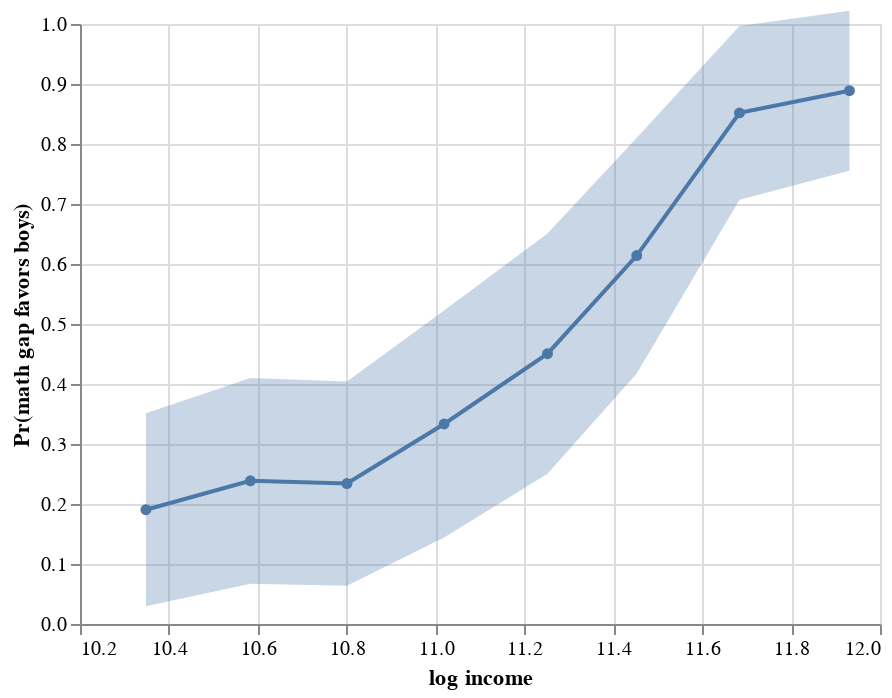

This figure's notebook cell:
### Markdown cell above
We can plot these proportions, with standard deviations, as functions of income. Since standard deviations are fairly high, the variability bands only show 0.4 standard deviations in either direction.

### Code cell
trend = alt.Chart(tbl).mark_line(point = True).encode(
    x = alt.X('log_income_mean', title = 'log income'),
    y = alt.Y('favors_boys_mean', title = 'Pr(math gap favors boys)')
)

band = alt.Chart(tbl).transform_calculate(
    lwr = 'datum.favors_boys_mean - 0.4*datum.favors_boys_std',
    upr = 'datum.favors_boys_mean + 0.4*datum.favors_boys_std'
).mark_area(opacity = 0.3).encode(
    x = 'log_income_mean',
    y = alt.Y('lwr:Q', scale = alt.Scale(domain = [0, 1])),
    y2 = 'upr:Q'
)

trend + band

### Figure 1 — Vega-Lite specification as saved in the notebook (floating-point values rounded to 4 significant figures)
{"config": {"view": {"continuousWidth": 400, "continuousHeight": 300}}, "layer": [{"mark": {"type": "line", "point": true}, "encoding": {"x": {"field": "log_income_mean", "title": "log income", "type": "quantitative"}, "y": {"field": "favors_boys_mean", "title": "Pr(math gap favors boys)", "type": "quantitative"}}}, {"mark": {"type": "area", "opacity": 0.3}, "encoding": {"x": {"field": "log_income_mean", "type": "quantitative"}, "y": {"field": "lwr", "scale": {"domain": [0, 1]}, "type": "quantitative"}, "y2": {"field": "upr"}}, "transform": [{"calculate": "datum.favors_boys_mean - 0.4*datum.favors_boys_std", "as": "lwr"}, {"calculate": "datum.favors_boys_mean + 0.4*datum.favors_boys_std", "as": "upr"}]}], "data": {"name": "data-7cbcba132c06535cfd975edce3695c85"}, "$schema": "https://vega.github.io/schema/vega-lite/v4.17.0.json", "datasets": {"data-7cbcba132c06535cfd975edce3695c85": [{"log_income_mean": 10.35, "log_income_std": 0.06097, "favors_boys_mean": 0.1905, "favors_boys_std": 0.4024}, {"log_income_mean": 10.58, "log_income_std": 0.06718, "favors_boys_mean": 0.2386, "favors_boys_std": 0.4287}, {"log_income_mean": 10.8, "log_income_std": 0.06786, "favors_boys_mean": 0.234, "favors_boys_std": 0.4257}, {"log_income_mean": 11.02, "log_income_std": 0.06916, "favors_boys_mean": 0.3333, "favors_boys_std": 0.4732}, {"log_income_mean": 11.25, "log_income_std": 0.06559, "favors_boys_mean": 0.4505, "favors_boys_std": 0.5003}, {"log_income_mean": 11.45, "log_income_std": 0.0599, "favors_boys_mean": 0.614, "favors_boys_std": 0.4911}, {"log_income_mean": 11.68, "log_income_std": 0.06825, "favors_boys_mean": 0.8519, "favors_boys_std": 0.362}, {"log_income_mean": 11.93, "log_income_std": 0.06761, "favors_boys_mean": 0.8889, "favors_boys_std": 0.3333}]}}
